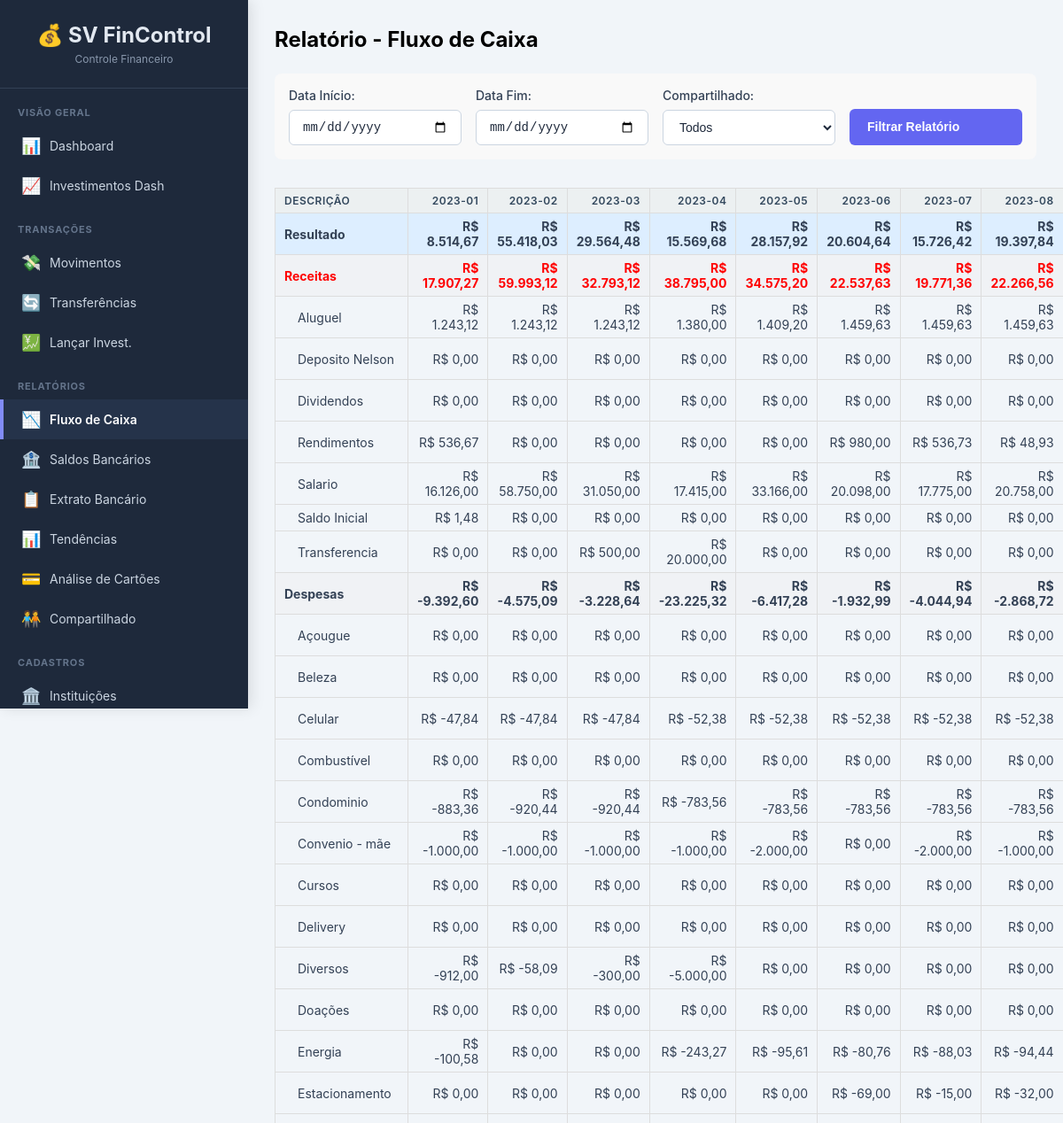
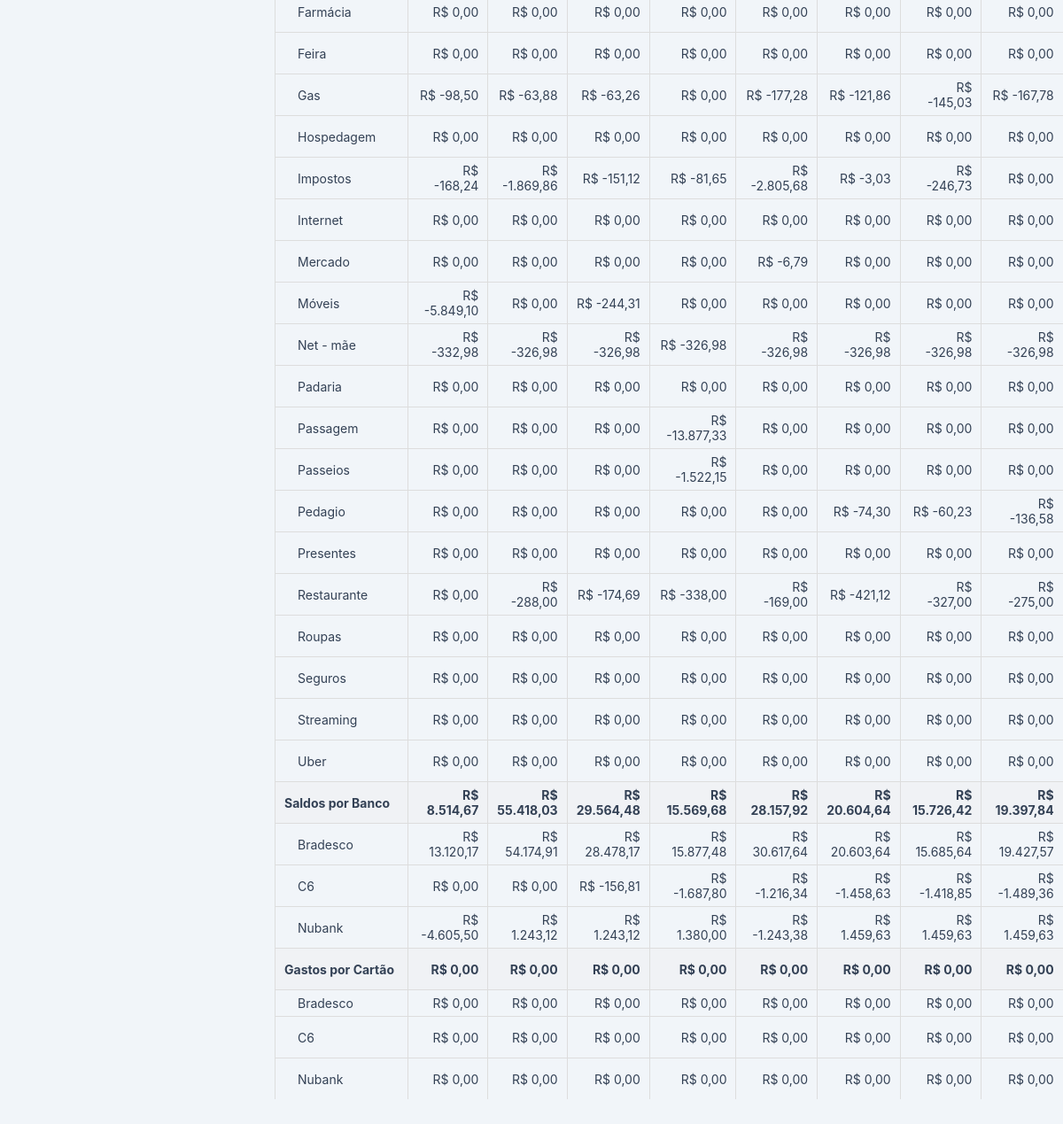
Screenshot of /relatorio/fluxo with the database file from the repository (2 pictures, top to bottom).
### tables this page shows
CREATE TABLE movimentos (
        id INTEGER PRIMARY KEY AUTOINCREMENT,
        data_movimento TEXT NOT NULL,
        data_efetivacao TEXT,
        descricao TEXT NOT NULL,
        categoria_id INTEGER NOT NULL,
        instituicao_id INTEGER NOT NULL,
        cartao_id INTEGER,
        valor REAL NOT NULL,
        status TEXT NOT NULL CHECK(status IN ('Pendente', 'Efetivado')),
        compartilhado TEXT NOT NULL CHECK(compartilhado IN ('100% Silvia', '100% Nelson', '50/50')),
        FOREIGN KEY (categoria_id) REFERENCES categorias (id),
        FOREIGN KEY (instituicao_id) REFERENCES instituicoes (id),
        FOREIGN KEY (cartao_id) REFERENCES cartoes_credito (id)
    );

CREATE TABLE categorias (
        id INTEGER PRIMARY KEY AUTOINCREMENT,
        descricao TEXT NOT NULL UNIQUE,
        tipo TEXT NOT NULL CHECK(tipo IN ('Receita', 'Despesa'))
    );

CREATE TABLE instituicoes (
        id INTEGER PRIMARY KEY AUTOINCREMENT,
        descricao TEXT NOT NULL UNIQUE
    );

CREATE TABLE cartoes_credito (
        id INTEGER PRIMARY KEY AUTOINCREMENT,
        descricao TEXT NOT NULL,
        instituicao_id INTEGER NOT NULL,
        vencimento INTEGER NOT NULL,
        limite REAL NOT NULL,
        FOREIGN KEY (instituicao_id) REFERENCES instituicoes (id)
    );

### app.py (the view, shortened to what this page needs)
@app.route('/relatorio/fluxo')
def relatorio_fluxo():
    conn = get_db_connection()
    data_inicio = request.args.get('data_inicio')
    data_fim = request.args.get('data_fim')
    filtro_compartilhado = request.args.get('compartilhado', 'Todos')
    sql = '''
        SELECT
            m.data_movimento, m.data_efetivacao, m.valor, m.compartilhado, m.status,
            c.descricao AS categoria, c.tipo AS categoria_tipo,
            i.descricao AS instituicao, cc.descricao AS cartao
        FROM movimentos m
        JOIN categorias c ON m.categoria_id = c.id
        JOIN instituicoes i ON m.instituicao_id = i.id
        LEFT JOIN cartoes_credito cc ON m.cartao_id = cc.id
        WHERE 1=1 '''
    params = []
    if filtro_compartilhado != 'Todos': sql += " AND m.compartilhado = ?"; params.append(filtro_compartilhado)
    try:
        df_base = pd.read_sql_query(sql, conn, params=params, parse_dates=['data_movimento'])
        conn.close()
        df_base['data_efetivacao'] = pd.to_datetime(df_base['data_efetivacao'], errors='coerce')
    except Exception as e:
        if conn: conn.close();
        flash(f"Erro ao buscar dados: {e}", "error")
        return render_template('relatorio_fluxo.html', tables={}, months=[], data_inicio=data_inicio, data_fim=data_fim, filtro_compartilhado=filtro_compartilhado, show_table=False)
    if df_base.empty:
        flash("Nenhum movimento encontrado.", "info")
        return render_template('relatorio_fluxo.html', tables={}, months=[], data_inicio=data_inicio, data_fim=data_fim, filtro_compartilhado=filtro_compartilhado, show_table=False)
    df_fluxo_filtrado = df_base.copy()
    df_banco_filtrado = df_base.copy()
    df_cartao_filtrado = df_base.copy()
    all_months = sorted(df_fluxo_filtrado['data_movimento'].dt.strftime('%Y-%m').unique()) if not df_fluxo_filtrado.empty else []
    all_cols_with_media = all_months + ['Média']
    pivot_fluxo = pd.DataFrame()
    resultado = pd.Series(0, index=all_cols_with_media)
    total_receitas = pd.Series(0, index=all_cols_with_media)
    total_despesas = pd.Series(0, index=all_cols_with_media)
    if not df_fluxo_filtrado.empty:
        df_fluxo_filtrado['MesAno'] = df_fluxo_filtrado['data_movimento'].dt.strftime('%Y-%m')
        pivot_fluxo = pd.pivot_table(df_fluxo_filtrado, values='valor', index=['categoria_tipo', 'categoria'], columns='MesAno', aggfunc='sum', fill_value=0)
        pivot_fluxo = pivot_fluxo.reindex(columns=all_months, fill_value=0)
        if not pivot_fluxo.empty:
            pivot_fluxo['Média'] = pivot_fluxo[all_months].mean(axis=1) if all_months else 0
            total_receitas = pivot_fluxo.loc['Receita'].sum() if 'Receita' in pivot_fluxo.index.get_level_values(0) else pd.Series(0, index=pivot_fluxo.columns)
            total_despesas = pivot_fluxo.loc['Despesa'].sum() if 'Despesa' in pivot_fluxo.index.get_level_values(0) else pd.Series(0, index=pivot_fluxo.columns)
            resultado = total_receitas + total_despesas
    df_banco_final = df_banco_filtrado[(df_banco_filtrado['status'] == 'Efetivado') & (df_banco_filtrado['cartao'].isna()) & (df_banco_filtrado['data_efetivacao'].notna())]
    pivot_banco = pd.DataFrame()
    total_bancos = pd.Series(0, index=all_cols_with_media)
    if not df_banco_final.empty:
        df_banco_final['MesAno'] = df_banco_final['data_efetivacao'].dt.strftime('%Y-%m')
        df_banco_final = df_banco_final[df_banco_final['MesAno'].isin(all_months)]
        pivot_banco = pd.pivot_table(df_banco_final, values='valor', index='instituicao', columns='MesAno', aggfunc='sum', fill_value=0)
        pivot_banco = pivot_banco.reindex(columns=all_months, fill_value=0)
        if not pivot_banco.empty:
            pivot_banco['Média'] = pivot_banco[all_months].mean(axis=1) if all_months else 0
            total_bancos = pivot_banco.sum()
    df_cartao_final = df_cartao_filtrado[df_cartao_filtrado['cartao'].notna() & df_cartao_filtrado['data_efetivacao'].notna()]
    pivot_cartao = pd.DataFrame()
    total_cartoes = pd.Series(0, index=all_cols_with_media)
    if not df_cartao_final.empty:
        df_cartao_final['MesAno'] = df_cartao_final['data_efetivacao'].dt.strftime('%Y-%m')
        df_cartao_final = df_cartao_final[df_cartao_final['MesAno'].isin(all_months)]
        pivot_cartao = pd.pivot_table(df_cartao_final, values='valor', index='cartao', columns='MesAno', aggfunc='sum', fill_value=0).abs()
        pivot_cartao = pivot_cartao.reindex(columns=all_months, fill_value=0)
        if not pivot_cartao.empty:
            pivot_cartao['Média'] = pivot_cartao[all_months].mean(axis=1) if all_months else 0
            total_cartoes = pivot_cartao.sum()
    def prepare_total_dict(series_data):
        dict_data = series_data.to_dict()
        for col in all_cols_with_media:
            if col not in dict_data: dict_data[col] = 0
        return {key: format_brl(value) for key, value in dict_data.items()}
    tables = {
        'Resultado': prepare_total_dict(resultado),
        'Receitas': pivot_fluxo.loc['Receita'].applymap(format_brl).reset_index().to_dict('records') if not pivot_fluxo.empty and 'Receita' in pivot_fluxo.index.get_level_values(0) else [],
        'Total_Receitas': prepare_total_dict(total_receitas),
        'Despesas': pivot_fluxo.loc['Despesa'].applymap(format_brl).reset_index().to_dict('records') if not pivot_fluxo.empty and 'Despesa' in pivot_fluxo.index.get_level_values(0) else [],
        'Total_Despesas': prepare_total_dict(total_despesas),
        'Saldos_Banco': pivot_banco.applymap(format_brl).reset_index().to_dict('records') if not pivot_banco.empty else [],
        'Total_Saldos_Banco': prepare_total_dict(total_bancos),
        'Gastos_Cartao': pivot_cartao.applymap(format_brl).reset_index().to_dict('records') if not pivot_cartao.empty else [],
        'Total_Gastos_Cartao': prepare_total_dict(total_cartoes)
    }
    has_months_data = bool(all_months)
    if not has_months_data and (data_inicio or data_fim):
         flash("Nenhum movimento encontrado para o período/filtro.", "info")
    return render_template('relatorio_fluxo.html', tables=tables, months=all_months,
                           data_inicio=data_inicio, data_fim=data_fim,
                           filtro_compartilhado=filtro_compartilhado, show_table=has_months_data)

### app.py (called while the page is built)
def format_brl(value):
    if pd.isna(value) or value == 0:
         return "R$ 0,00"
    try:
         float_value = float(value)
         if float_value == 0.0 and math.copysign(1.0, float_value) == -1.0:
             return "R$ 0,00"
         return f"R$ {float_value:,.2f}".replace(",", "X").replace(".", ",").replace("X", ".")
    except (ValueError, TypeError):
         return "Valor Inválido"

def get_db_connection():
    conn = sqlite3.connect(DATABASE, detect_types=sqlite3.PARSE_DECLTYPES | sqlite3.PARSE_COLNAMES)
    conn.execute("PRAGMA foreign_keys = ON;")
    conn.execute("PRAGMA journal_mode=WAL")
    conn.row_factory = sqlite3.Row
    return conn

### templates/relatorio_fluxo.html (shortened to what this page needs)
{% extends "base.html" %}
{% block content %}
    <h2>Relatório - Fluxo de Caixa</h2>
    <form method="GET" action="{{ url_for('relatorio_fluxo') }}" style="margin: 1.5rem 0; background-color: #f9f9f9; padding: 1rem; border-radius: 8px;">
        <div style="display: grid; grid-template-columns: 1fr 1fr 1fr 1fr; gap: 1rem; align-items: flex-end;">
            <div class="form-group" style="margin-bottom: 0;">
                <label for="data_inicio">Data Início:</label>
                <input type="date" name="data_inicio" value="{{ data_inicio or '' }}">
            </div>
            <div class="form-group" style="margin-bottom: 0;">
                <label for="data_fim">Data Fim:</label>
                <input type="date" name="data_fim" value="{{ data_fim or '' }}">
            </div>
            <div class="form-group" style="margin-bottom: 0;">
                <label for="compartilhado">Compartilhado:</label>
                <select name="compartilhado">
                    <option value="Todos" {% if filtro_compartilhado == 'Todos' %}selected{% endif %}>Todos</option>
                </select>
            </div>
            <button type="submit" class="btn btn-primary">Filtrar Relatório</button>
        </div>
    </form>
    {% if tables %}
    <table class="report-table table table-bordered table-hover table-sm" style="margin-top: 2rem;">
        <thead>
            <tr>
                <th>Descrição</th>
                {% for month in months %}
                    <th>{{ month }}</th>
                {% endfor %}
            </tr>
        </thead>
        <tbody>
            <tr class="total-resultado">
                <td><strong>Resultado</strong></td>
                {% for month in months %}
                    <td>{{ tables['Resultado'].get(month, 'R$ 0,00') }}</td>
                {% endfor %}
            </tr>
            <tr class="section-header">
                <td><strong>Receitas</strong></td>
                {% for month in months %}
                    <td>{{ tables['Total_Receitas'].get(month, 'R$ 0,00') }}</td>
                {% endfor %}
            </tr>
            {% for receita in tables['Receitas'] %}
            <tr>
                <td class="category-indent">{{ receita.categoria }}</td>
                {% for month in months %}
                    <td>{{ receita.get(month, 'R$ 0,00') }}</td>
                {% endfor %}
            </tr>
            {% endfor %}
            <tr class="section-header">
                <td><strong>Despesas</strong></td>
                {% for month in months %}
                    <td>{{ tables['Total_Despesas'].get(month, 'R$ 0,00') }}</td>
                {% endfor %}
            </tr>
            {% for despesa in tables['Despesas'] %}
            <tr>
                <td class="category-indent">{{ despesa.categoria }}</td>
                {% for month in months %}
                    <td>{{ despesa.get(month, 'R$ 0,00') }}</td>
                {% endfor %}
            </tr>
            {% endfor %}
            <tr class="section-header">
                <td><strong>Saldos por Banco</strong></td>
                {% for month in months %}
                    <td>{{ tables['Total_Saldos_Banco'].get(month, 'R$ 0,00') }}</td>
                {% endfor %}
            </tr>
            {% for banco in tables['Saldos_Banco'] %}
            <tr>
                <td class="category-indent">{{ banco.instituicao }}</td>
                {% for month in months %}
                    <td>{{ banco.get(month, 'R$ 0,00') }}</td>
                {% endfor %}
            </tr>
            {% endfor %}
            <tr class="section-header">
                <td><strong>Gastos por Cartão</strong></td>
                {% for month in months %}
                     <td>{{ tables['Total_Gastos_Cartao'].get(month, 'R$ 0,00') }}</td>
                {% endfor %}
            </tr>
            {% for cartao in tables['Gastos_Cartao'] %}
            <tr>
                <td class="category-indent">{{ cartao.cartao }}</td>
                {% for month in months %}
                    <td>{{ cartao.get(month, 'R$ 0,00') }}</td>
                {% endfor %}
            </tr>
            {% endfor %}
        </tbody>
    </table>
    {% else %}
         {% if request.args.get('data_inicio') %}
             <p>Nenhum movimento efetivado encontrado para os filtros selecionados.</p>
         {% else %}
             <p>Use os filtros acima para gerar o relatório.</p>
         {% endif %}
    {% endif %}
{% endblock %}

### templates/base.html (style rules this page uses)
* { margin: 0; padding: 0; box-sizing: border-box; }
body { font-family: -apple-system, BlinkMacSystemFont, "Segoe UI", Roboto, "Helvetica Neue", Arial, sans-serif; background-color: #f1f5f9; min-height: 100vh; display: flex; }
table { width: 100%; border-collapse: collapse; }
thead { background: #f8fafc; }
th { padding: 14px 16px; text-align: left; font-size: 12px; font-weight: 600; color: #475569; text-transform: uppercase; letter-spacing: 0.5px; border-bottom: 2px solid #e2e8f0; white-space: nowrap; }
td { padding: 14px 16px; border-bottom: 1px solid #f1f5f9; color: #334155; font-size: 14px; }
tbody tr:last-child td { border-bottom: none; }
.form-group { margin-bottom: 20px; }
.form-group label { display: block; margin-bottom: 8px; font-weight: 500; font-size: 14px; color: #334155; }
.form-group input, .form-group select, .form-group textarea { width: 100%; padding: 10px 14px; border: 1px solid #cbd5e1; border-radius: 6px; font-size: 14px; transition: border-color 0.2s, box-shadow 0.2s; background: white; color: #1e293b; }
.btn { padding: 10px 20px; border: none; border-radius: 6px; cursor: pointer; font-size: 14px; font-weight: 600; transition: all 0.2s ease-in-out; display: inline-flex; align-items: center; gap: 8px; text-decoration: none; line-height: 1.5; }
.btn-primary { background-color: #6366f1; color: white; }

### templates/relatorio_fluxo.html (style rules this page uses)
.report-table { overflow-x: auto; }
.report-table th, .report-table td { border: 1px solid #ddd; padding: 6px 10px; text-align: right; }
.report-table th:first-child, .report-table td:first-child { text-align: left; min-width: 150px; }
.report-table thead th { background-color: #ecf0f1; color: #34495e; position: sticky; top: 0; z-index: 1; }
.total-resultado td { background-color: #ddeeff; font-weight: bold; }
.section-header td { background-color: #f0f2f5; font-weight: bold; }
.category-indent { padding-left: 25px !important; }
.section-header:nth-of-type(2) td { color: red; }

### rows the page displays
movimentos: categoria "Aluguel", get "R$ 1.243,12" "R$ 1.243,12" "R$ 1.243,12" "R$ 1.380,00" "R$ 1.409,20" "R$ 1.459,63" "R$ 1.459,63" "R$ 1.459,63"
movimentos: categoria "Deposito Nelson", get "R$ 0,00" "R$ 0,00" "R$ 0,00" "R$ 0,00" "R$ 0,00" "R$ 0,00" "R$ 0,00" "R$ 0,00"
movimentos: categoria "Dividendos", get "R$ 0,00" "R$ 0,00" "R$ 0,00" "R$ 0,00" "R$ 0,00" "R$ 0,00" "R$ 0,00" "R$ 0,00"
movimentos: categoria "Rendimentos", get "R$ 536,67" "R$ 0,00" "R$ 0,00" "R$ 0,00" "R$ 0,00" "R$ 980,00" "R$ 536,73" "R$ 48,93"
movimentos: categoria "Salario", get "R$ 16.126,00" "R$ 58.750,00" "R$ 31.050,00" "R$ 17.415,00" "R$ 33.166,00" "R$ 20.098,00" "R$ 17.775,00" "R$ 20.758,00"
movimentos: categoria "Saldo Inicial", get "R$ 1,48" "R$ 0,00" "R$ 0,00" "R$ 0,00" "R$ 0,00" "R$ 0,00" "R$ 0,00" "R$ 0,00", instituicao "Bradesco", get "R$ 13.120,17" "R$ 54.174,91" "R$ 28.478,17" "R$ 15.877,48" "R$ 30.617,64" "R$ 20.603,64" "R$ 15.685,64" "R$ 19.427,57"
movimentos: categoria "Transferencia", get "R$ 0,00" "R$ 0,00" "R$ 500,00" "R$ 20.000,00" "R$ 0,00" "R$ 0,00" "R$ 0,00" "R$ 0,00"
movimentos: categoria "Açougue", get "R$ 0,00" "R$ 0,00" "R$ 0,00" "R$ 0,00" "R$ 0,00" "R$ 0,00" "R$ 0,00" "R$ 0,00"
movimentos: categoria "Beleza", get "R$ 0,00" "R$ 0,00" "R$ 0,00" "R$ 0,00" "R$ 0,00" "R$ 0,00" "R$ 0,00" "R$ 0,00"
movimentos: categoria "Celular", get "R$ -47,84" "R$ -47,84" "R$ -47,84" "R$ -52,38" "R$ -52,38" "R$ -52,38" "R$ -52,38" "R$ -52,38"
movimentos: categoria "Combustível", get "R$ 0,00" "R$ 0,00" "R$ 0,00" "R$ 0,00" "R$ 0,00" "R$ 0,00" "R$ 0,00" "R$ 0,00"
movimentos: categoria "Condominio", get "R$ -883,36" "R$ -920,44" "R$ -920,44" "R$ -783,56" "R$ -783,56" "R$ -783,56" "R$ -783,56" "R$ -783,56"
movimentos: categoria "Convenio - mãe", get "R$ -1.000,00" "R$ -1.000,00" "R$ -1.000,00" "R$ -1.000,00" "R$ -2.000,00" "R$ 0,00" "R$ -2.000,00" "R$ -1.000,00"
movimentos: categoria "Cursos", get "R$ 0,00" "R$ 0,00" "R$ 0,00" "R$ 0,00" "R$ 0,00" "R$ 0,00" "R$ 0,00" "R$ 0,00"
movimentos: categoria "Delivery", get "R$ 0,00" "R$ 0,00" "R$ 0,00" "R$ 0,00" "R$ 0,00" "R$ 0,00" "R$ 0,00" "R$ 0,00"
movimentos: categoria "Diversos", get "R$ -912,00" "R$ -58,09" "R$ -300,00" "R$ -5.000,00" "R$ 0,00" "R$ 0,00" "R$ 0,00" "R$ 0,00"
movimentos: categoria "Doações", get "R$ 0,00" "R$ 0,00" "R$ 0,00" "R$ 0,00" "R$ 0,00" "R$ 0,00" "R$ 0,00" "R$ 0,00"
movimentos: categoria "Energia", get "R$ -100,58" "R$ 0,00" "R$ 0,00" "R$ -243,27" "R$ -95,61" "R$ -80,76" "R$ -88,03" "R$ -94,44"
movimentos: categoria "Estacionamento", get "R$ 0,00" "R$ 0,00" "R$ 0,00" "R$ 0,00" "R$ 0,00" "R$ -69,00" "R$ -15,00" "R$ -32,00"
movimentos: categoria "Farmácia", get "R$ 0,00" "R$ 0,00" "R$ 0,00" "R$ 0,00" "R$ 0,00" "R$ 0,00" "R$ 0,00" "R$ 0,00"
movimentos: categoria "Feira", get "R$ 0,00" "R$ 0,00" "R$ 0,00" "R$ 0,00" "R$ 0,00" "R$ 0,00" "R$ 0,00" "R$ 0,00"
movimentos: categoria "Gas", get "R$ -98,50" "R$ -63,88" "R$ -63,26" "R$ 0,00" "R$ -177,28" "R$ -121,86" "R$ -145,03" "R$ -167,78"
movimentos: categoria "Hospedagem", get "R$ 0,00" "R$ 0,00" "R$ 0,00" "R$ 0,00" "R$ 0,00" "R$ 0,00" "R$ 0,00" "R$ 0,00"
movimentos: categoria "Impostos", get "R$ -168,24" "R$ -1.869,86" "R$ -151,12" "R$ -81,65" "R$ -2.805,68" "R$ -3,03" "R$ -246,73" "R$ 0,00"
movimentos: categoria "Internet", get "R$ 0,00" "R$ 0,00" "R$ 0,00" "R$ 0,00" "R$ 0,00" "R$ 0,00" "R$ 0,00" "R$ 0,00"
movimentos: categoria "Mercado", get "R$ 0,00" "R$ 0,00" "R$ 0,00" "R$ 0,00" "R$ -6,79" "R$ 0,00" "R$ 0,00" "R$ 0,00"
movimentos: categoria "Móveis", get "R$ -5.849,10" "R$ 0,00" "R$ -244,31" "R$ 0,00" "R$ 0,00" "R$ 0,00" "R$ 0,00" "R$ 0,00"
movimentos: categoria "Net - mãe", get "R$ -332,98" "R$ -326,98" "R$ -326,98" "R$ -326,98" "R$ -326,98" "R$ -326,98" "R$ -326,98" "R$ -326,98"
movimentos: categoria "Padaria", get "R$ 0,00" "R$ 0,00" "R$ 0,00" "R$ 0,00" "R$ 0,00" "R$ 0,00" "R$ 0,00" "R$ 0,00"
movimentos: categoria "Passagem", get "R$ 0,00" "R$ 0,00" "R$ 0,00" "R$ -13.877,33" "R$ 0,00" "R$ 0,00" "R$ 0,00" "R$ 0,00"
movimentos: categoria "Passeios", get "R$ 0,00" "R$ 0,00" "R$ 0,00" "R$ -1.522,15" "R$ 0,00" "R$ 0,00" "R$ 0,00" "R$ 0,00"
movimentos: categoria "Pedagio", get "R$ 0,00" "R$ 0,00" "R$ 0,00" "R$ 0,00" "R$ 0,00" "R$ -74,30" "R$ -60,23" "R$ -136,58"
movimentos: categoria "Presentes", get "R$ 0,00" "R$ 0,00" "R$ 0,00" "R$ 0,00" "R$ 0,00" "R$ 0,00" "R$ 0,00" "R$ 0,00"
movimentos: categoria "Restaurante", get "R$ 0,00" "R$ -288,00" "R$ -174,69" "R$ -338,00" "R$ -169,00" "R$ -421,12" "R$ -327,00" "R$ -275,00"
movimentos: categoria "Roupas", get "R$ 0,00" "R$ 0,00" "R$ 0,00" "R$ 0,00" "R$ 0,00" "R$ 0,00" "R$ 0,00" "R$ 0,00"
movimentos: categoria "Seguros", get "R$ 0,00" "R$ 0,00" "R$ 0,00" "R$ 0,00" "R$ 0,00" "R$ 0,00" "R$ 0,00" "R$ 0,00"
movimentos: categoria "Streaming", get "R$ 0,00" "R$ 0,00" "R$ 0,00" "R$ 0,00" "R$ 0,00" "R$ 0,00" "R$ 0,00" "R$ 0,00"
movimentos: categoria "Uber", get "R$ 0,00" "R$ 0,00" "R$ 0,00" "R$ 0,00" "R$ 0,00" "R$ 0,00" "R$ 0,00" "R$ 0,00"
movimentos: instituicao "C6", get "R$ 0,00" "R$ 0,00" "R$ -156,81" "R$ -1.687,80" "R$ -1.216,34" "R$ -1.458,63" "R$ -1.418,85" "R$ -1.489,36"
movimentos: instituicao "Nubank", get "R$ -4.605,50" "R$ 1.243,12" "R$ 1.243,12" "R$ 1.380,00" "R$ -1.243,38" "R$ 1.459,63" "R$ 1.459,63" "R$ 1.459,63"
movimentos: cartao "Bradesco", get "R$ 0,00" "R$ 0,00" "R$ 0,00" "R$ 0,00" "R$ 0,00" "R$ 0,00" "R$ 0,00" "R$ 0,00"
movimentos: cartao "C6", get "R$ 0,00" "R$ 0,00" "R$ 0,00" "R$ 0,00" "R$ 0,00" "R$ 0,00" "R$ 0,00" "R$ 0,00"
movimentos: cartao "Nubank", get "R$ 0,00" "R$ 0,00" "R$ 0,00" "R$ 0,00" "R$ 0,00" "R$ 0,00" "R$ 0,00" "R$ 0,00"

### other values shown
{{ month }} "2023-01" "2023-02" "2023-03" "2023-04" "2023-05" "2023-06" "2023-07" "2023-08"
{{ tables['Resultado'].get(month, 'R$ 0,00') }} "R$ 8.514,67" "R$ 55.418,03" "R$ 29.564,48" "R$ 15.569,68" "R$ 28.157,92" "R$ 20.604,64" "R$ 15.726,42" "R$ 19.397,84"
{{ tables['Total_Receitas'].get(month, 'R$ 0,00') }} "R$ 17.907,27" "R$ 59.993,12" "R$ 32.793,12" "R$ 38.795,00" "R$ 34.575,20" "R$ 22.537,63" "R$ 19.771,36" "R$ 22.266,56"
{{ tables['Total_Despesas'].get(month, 'R$ 0,00') }} "R$ -9.392,60" "R$ -4.575,09" "R$ -3.228,64" "R$ -23.225,32" "R$ -6.417,28" "R$ -1.932,99" "R$ -4.044,94" "R$ -2.868,72"
{{ tables['Total_Saldos_Banco'].get(month, 'R$ 0,00') }} "R$ 8.514,67" "R$ 55.418,03" "R$ 29.564,48" "R$ 15.569,68" "R$ 28.157,92" "R$ 20.604,64" "R$ 15.726,42" "R$ 19.397,84"
{{ tables['Total_Gastos_Cartao'].get(month, 'R$ 0,00') }} "R$ 0,00" "R$ 0,00" "R$ 0,00" "R$ 0,00" "R$ 0,00" "R$ 0,00" "R$ 0,00" "R$ 0,00"
